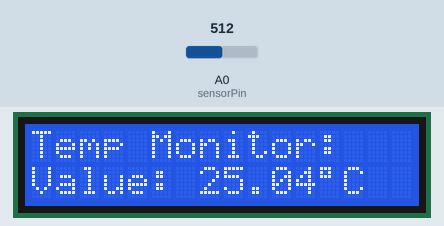
A sketch run on a simulated Arduino Uno, built with avr-gcc and run on an emulated ATmega328P. On the bench: 16×2 character LCD. The test bench sets the inputs (shaded band); at power-on: A0 (sensorPin) = 512.

Above: at 1.2 s.
1.3 s: A0 (sensorPin) set to 716
At 11.3 s:
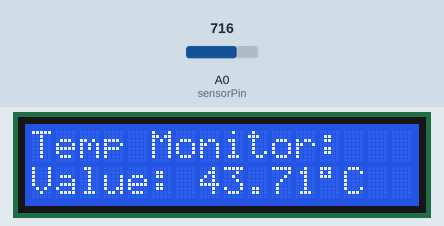
11.6 s: A0 (sensorPin) set to 900
At 20.5 s:
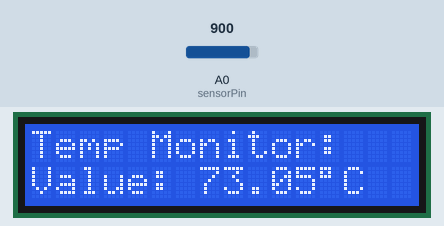
21.6 s: A0 (sensorPin) set to 1023
At 31.0 s:
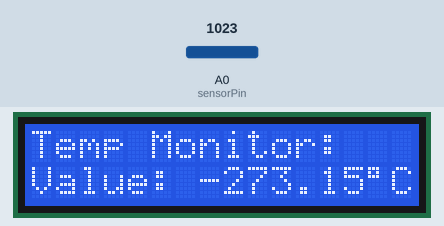
31.6 s: A0 (sensorPin) set to 336
At 41.3 s:
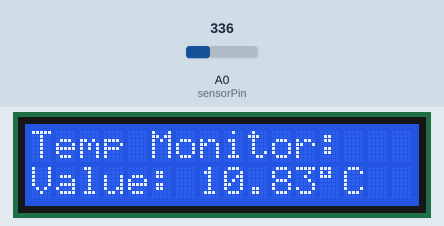
41.6 s: A0 (sensorPin) set to 309
At 50.5 s:
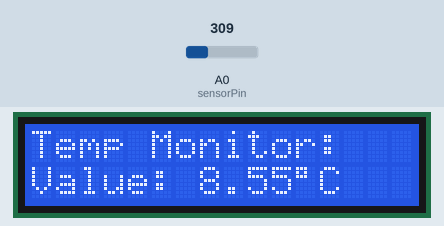
Timing chart, 0 to 52.0 s (numbered marks = the images above; inputs shaded):
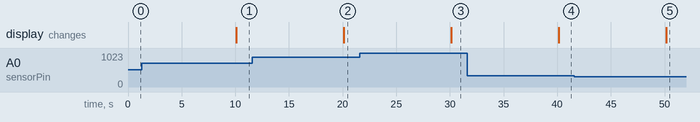

The sketch:

es6.ino
```cpp
#include <Wire.h>
#include <LiquidCrystal_PCF8574.h>

// I2C Address is usually 0x27 or 0x3F
LiquidCrystal_PCF8574 lcd(0x27);

// Sensor Constants
const int B = 4275;
const long R0 = 100000;
const float T0 = 298.15;
const int sensorPin = A0;

void setup() {
  lcd.begin(16, 2);      // Initialize 16x2 LCD
  lcd.setBacklight(255); // Turn on backlight

  // Print static label once to minimize I2C traffic later
  lcd.setCursor(0, 0);
  lcd.print("Temp Monitor:");
  lcd.setCursor(0, 1);
  lcd.print("Value: ");
}

void loop() {
  // 1. Read and Calculate (Same logic as previous step)
  int val = analogRead(sensorPin);
  float R = (1023.0 / (float)val - 1.0) * R0;
  float temperatureK = 1.0 / (log(R / R0) / B + (1.0 / T0));
  float temperatureC = temperatureK - 273.15;

  // 2. Efficient LCD Update
  // We only move the cursor to the "Value: " position (column 7, row 1)
  lcd.setCursor(7, 1);

  // Overwrite only the numbers
  lcd.print(temperatureC);
  lcd.print((char)223); // Degree symbol
  lcd.print("C  ");      // Extra spaces clear old digits if value shrinks

  // Wait 10 seconds per specification
  delay(10000);
}
```

Measured:
- after the input at 1.3 s, the display: changes after 8.8 s (image 1)
- after the input at 11.6 s, the display: changes after 8.5 s (image 2)
- after the input at 21.6 s, the display: changes after 8.5 s (image 3)
- after the input at 31.6 s, the display: changes after 8.5 s (image 4)
- after the input at 41.6 s, the display: changes after 8.5 s (image 5)
